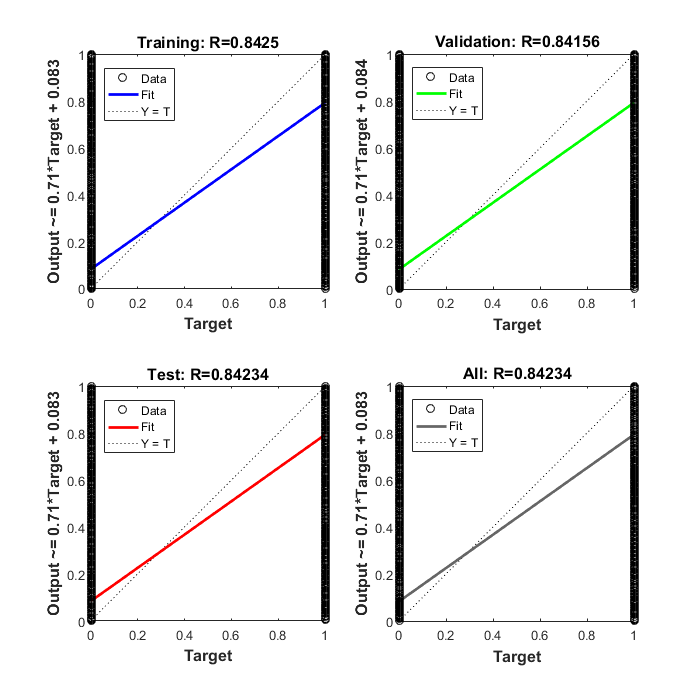
%> input picture training regression.png, 700 x 700 px
$ octave zoo_tezhen_train.m   (GNU Octave 9; MATLAB toolbox functions it lacks are replaced by stand-ins)
%> lines starting %> are read from the running program, lines starting %| are printed output that depends on the picture
train_num = 9;
TEZHEN_sum = [];
for itrain = 1:train_num

img = [];img_Lab = [];x0 = [];y0 = [];z1 = [];z2 = [];Inimage = [];tfb1 = [];tezhen = [];TEZHEN = [];
[filename, pathname] = uigetfile({'*.jpg'; '*.bmp'; '*.gif'; '*.png' }, '选择图片');
%> the answer given: training regression.png
img = imread([pathname, filename]);
%> img is the input picture: size 700x700x3 uint8; mean R, G, B 239.8, 239.8, 239.8
[rimg,cimg,~] = size(img);
%> rimg = 700; cimg = 700
cform = makecform('srgb2lab');       %rgb空间转换成lab空间 matlab自带的用法
img_Lab = applycform(img, cform);
%> img_Lab: size 700x700x3 uint8; mean of channels 1, 2, 3 240.2, 128.1, 128.1

% pillbox滤波器
pillFilter = fspecial('disk',3);
tfb1(:,:,1) = imfilter(img_Lab(:,:,2), pillFilter, 'replicate');
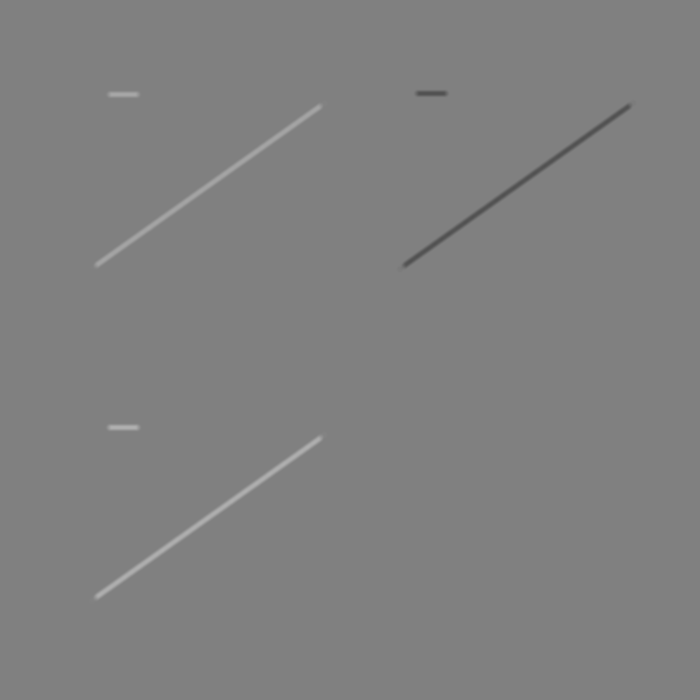
%> tfb1: size 700x700 double; min 81, max 176, mean 128.1

% DoG滤波器
p2 = [5,5]; %模板尺寸
% DoG算子的方差设置 方差1<方差2
sigma1 = 1;
sigma2 = 4;
siz = (p2-1)/2;
[x0,y0] = meshgrid(-siz(1):1:siz(1),-siz(2):1:siz(2));
z1 = exp(-(x0.*x0+y0.*y0)/(2*sigma1.^2))/sqrt(2*pi*sigma1.^2);
z2 = exp(-(x0.*x0+y0.*y0)/(2*sigma2.^2))/sqrt(2*pi*sigma2.^2);
z3 = z1 -z2;
Inimage = img_Lab(:,:,1);
tfb1(:,:,2) = conv2(double(Inimage), double(z3),'same');

% 线性组合
ftfb = tfb1(:,:,1) + tfb1(:,:,2);
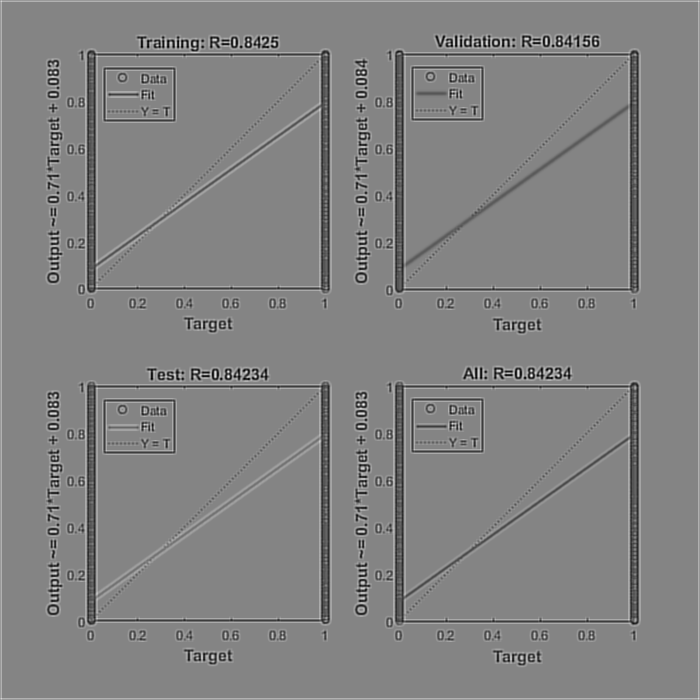
%> ftfb: size 700x700 double; min -15.77, max 385.8, mean 189.9; drawn with min black and max white
% alpha = 1/50;
% FTFB = exp(-alpha * double(abs(ftfb)));
tezhen(:,:,1) = img_Lab(:,:,2);
tezhen(:,:,2) = img_Lab(:,:,3);
tezhen(:,:,3) = ftfb;
%> tezhen: size 700x700x3 double; mean of channels 1, 2, 3 128.1, 128.1, 189.9

TEZHEN = reshape(tezhen,rimg*cimg,3);
TEZHEN_sum = [TEZHEN_sum;TEZHEN];

end
%> pass 2 of the loop `for itrain = 1:train_num`:
%> the answer given: training state.png
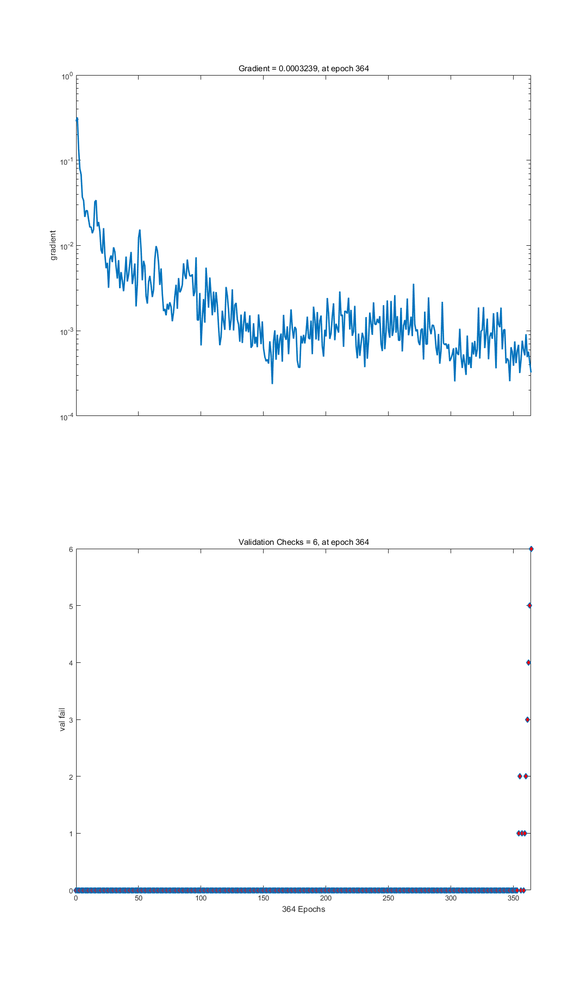
%> input picture training state.png, 587 x 1000 px, shrunk from 1080 x 1839 before the run
%> img is the input picture: size 1000x587x3 uint8; mean R, G, B 249.4, 251.2, 252.5
%> img_Lab: size 1000x587x3 uint8; mean of channels 1, 2, 3 251.3, 127.9, 127.2
%> tfb1: size 1000x587 double
%> `Inimage = img_Lab(:,:,1);`:
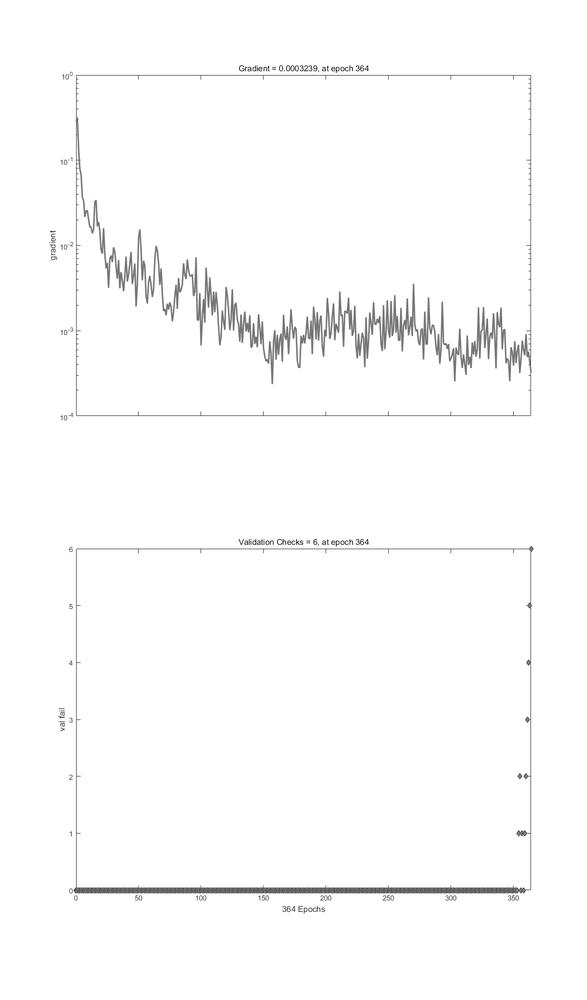
%> Inimage: size 1000x587 uint8; min 16, max 255, mean 251.3
%> `ftfb = tfb1(:,:,1) + tfb1(:,:,2);`:
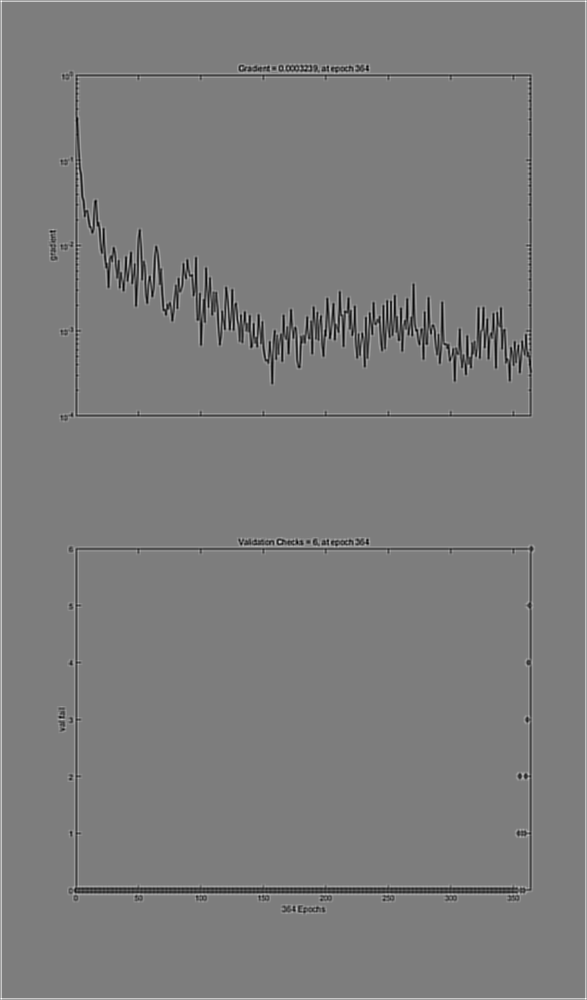
%> ftfb: size 1000x587 double; min 71.87, max 317.7, mean 192.4; drawn with min black and max white
